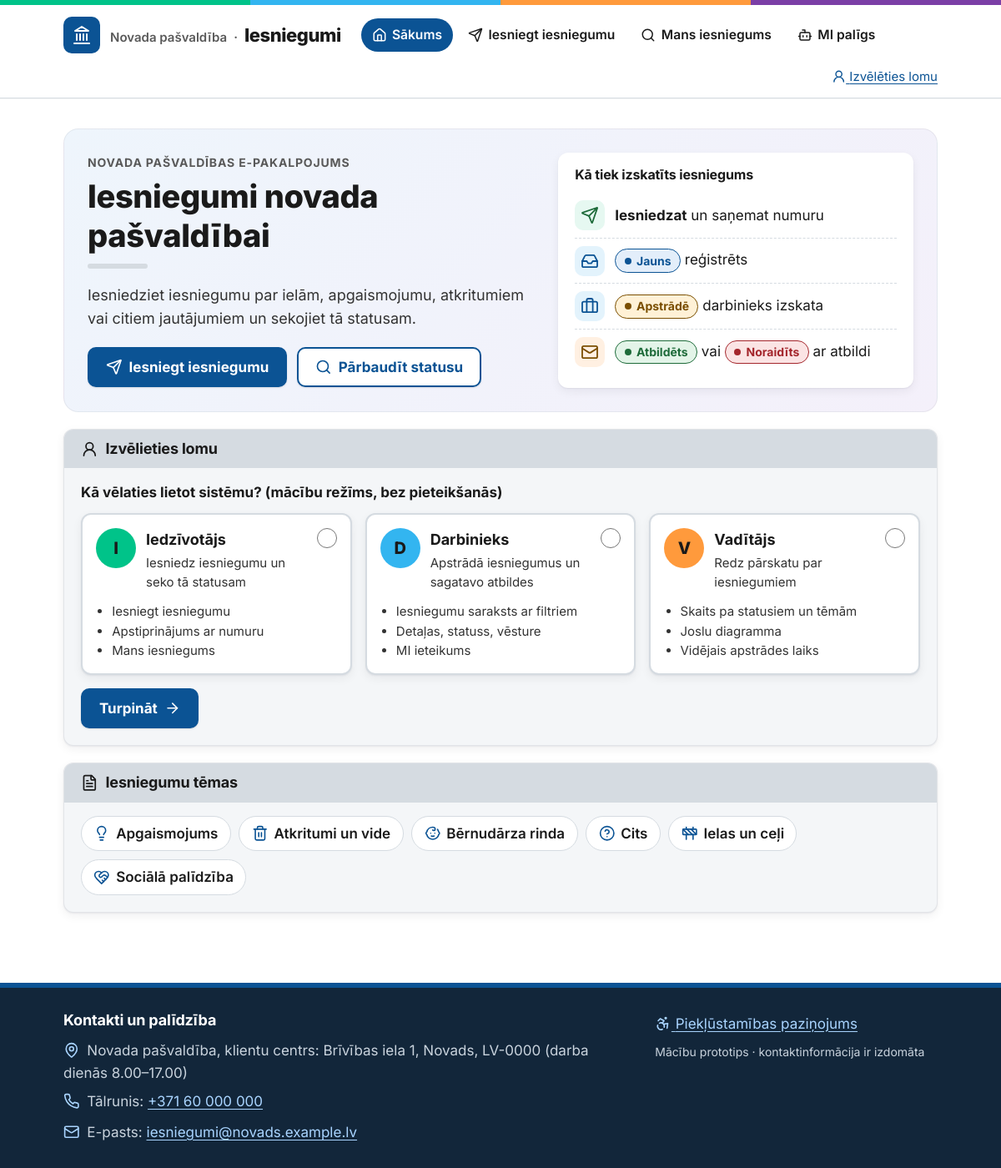
The page / on the database its author committed.
### tables this page shows
CREATE TABLE temas (
    id        INTEGER PRIMARY KEY,
    nosaukums TEXT NOT NULL UNIQUE,
    apraksts  TEXT
);

### app.py (the view)
@app.route("/")
def index():
    temas = get_db().execute("SELECT id, nosaukums FROM temas ORDER BY nosaukums").fetchall()
    return render_template("index.html", temas=temas)

### ai.py (called while the page is built)
def ieslegts() -> bool:
    return os.environ.get("MI_IZSLEGTS", "").strip().lower() not in ("1", "true", "ja", "jā")

### app.py (called while the page is built)
def get_db():
    if "db" not in g:
        g.db = sqlite3.connect(DB_PATH)
        g.db.row_factory = sqlite3.Row
        g.db.create_function("lv_lower", 1, lambda s: s.lower() if s else "")
    return g.db

@app.context_processor
def inject_globals():
    loma = session.get("loma")
    return {
        "loma": loma,
        "lomas_nosaukums": LOMAS.get(loma),
        "LOMAS": {k: LOMAS[k] for k in IZVELAMAS_LOMAS},
        "VISAS_LOMAS": LOMAS,
        "STATUSA_KLASE": STATUSA_KLASE,
        "NOTIKUMA_VEIDI": NOTIKUMA_VEIDI,
        "KONTAKTI": KONTAKTI,
        "MI_IESLEGTS": ai.ieslegts(),
    }

### templates/index.html (shortened to what this page needs)
{% extends "base.html" %}
{% from "_makro.html" import ikona, statuss with context %}
{% block content %}
{% set LOMU_INFO = {
  'iedzivotajs': ('I', 'Iesniedz iesniegumu un seko tā statusam', ['Iesniegt iesniegumu', 'Apstiprinājums ar numuru', 'Mans iesniegums']),
  'darbinieks': ('D', 'Apstrādā iesniegumus un sagatavo atbildes', ['Iesniegumu saraksts ar filtriem', 'Detaļas, statuss, vēsture', 'MI ieteikums']),
  'vaditajs': ('V', 'Redz pārskatu par iesniegumiem', ['Skaits pa statusiem un tēmām', 'Joslu diagramma', 'Vidējais apstrādes laiks']),
} %}
{% set TEMU_IKONAS = {'Ielas un ceļi': 'construction', 'Apgaismojums': 'lightbulb', 'Atkritumi un vide': 'trash-2',
                      'Bērnudārza rinda': 'baby', 'Sociālā palīdzība': 'heart-handshake', 'Cits': 'circle-help'} %}
<section class="hero" aria-labelledby="hero-virsraksts">
  <div class="hero-teksts">
    <p class="uzraksts">Novada pašvaldības e-pakalpojums</p>
    <h1 id="hero-virsraksts">Iesniegumi novada pašvaldībai</h1>
    <p class="ievads">Iesniedziet iesniegumu par ielām, apgaismojumu, atkritumiem vai citiem jautājumiem un sekojiet tā statusam.</p>
    <p class="hero-darbibas">
      <a class="button" href="{{ url_for('iesniegt') }}">{{ ikona('send') }} Iesniegt iesniegumu</a>
      <a class="button secondary" href="{{ url_for('mans_iesniegums') }}">{{ ikona('search') }} Pārbaudīt statusu</a>
    </p>
  </div>
  <div class="plusma">
    <h2 class="plusma-virsraksts">Kā tiek izskatīts iesniegums</h2>
    <ol class="plusma-soli">
      <li>{{ ikona('send') }}<span><strong>Iesniedzat</strong> un saņemat numuru</span></li>
      <li>{{ ikona('inbox') }}<span>{{ statuss('Jauns') }} reģistrēts</span></li>
      <li>{{ ikona('briefcase') }}<span>{{ statuss('Apstrādē') }} darbinieks izskata</span></li>
      <li>{{ ikona('mail') }}<span>{{ statuss('Atbildēts') }} vai {{ statuss('Noraidīts') }} ar atbildi</span></li>
    </ol>
  </div>
</section>
<section aria-labelledby="loma-virsraksts" class="karte k-visi">
  <h2 id="loma-virsraksts">{{ ikona('user-round') }} Izvēlieties lomu</h2>
  <form method="post" action="{{ url_for('izveleties_lomu') }}">
    <fieldset class="bez-ramja">
      <legend>Kā vēlaties lietot sistēmu? (mācību režīms, bez pieteikšanās)</legend>
      <div class="lomu-kartes">
        {% for kods, nosaukums in LOMAS.items() %}
        {% set burts, apraksts, ekrani = LOMU_INFO[kods] %}
        <div class="loma-karte loma-{{ kods }}">
          <input type="radio" id="loma-{{ kods }}" name="loma" value="{{ kods }}" {% if loma == kods %}checked{% endif %}>
          <label for="loma-{{ kods }}">
            <span class="loma-burts" aria-hidden="true">{{ burts }}</span>
            <span class="loma-nos">{{ nosaukums }}</span>
            <span class="loma-apr">{{ apraksts }}</span>
          </label>
          <ul class="loma-ekrani">
            {% for e in ekrani %}<li>{{ e }}</li>{% endfor %}
          </ul>
        </div>
        {% endfor %}
      </div>
    </fieldset>
    <button type="submit">Turpināt {{ ikona('arrow-right') }}</button>
  </form>
</section>
<section aria-labelledby="temas-virsraksts" class="karte k-visi">
  <h2 id="temas-virsraksts">{{ ikona('file-text') }} Iesniegumu tēmas</h2>
  <ul class="temas-cipi">
    {% for t in temas %}<li>{{ ikona(TEMU_IKONAS.get(t.nosaukums, 'circle-help')) }} {{ t.nosaukums }}</li>{% endfor %}
  </ul>
</section>
{% endblock %}

### templates/base.html (shortened to what this page needs)
<!DOCTYPE html>
<html lang="lv">
<head>
  <link rel="stylesheet" href="{{ url_for('static', filename='style.css') }}">
</head>
{% from "_makro.html" import ikona with context %}
<body class="tema-{% block tema %}visi{% endblock %}">
  {% macro nav_saite(endpoint, teksts, ik) -%}
    <li><a href="{{ url_for(endpoint) }}"{% if request.endpoint == endpoint %} aria-current="page"{% endif %}>{{ ikona(ik) }}<span>{{ teksts }}</span></a></li>
  {%- endmacro %}
  <header class="site-header">
    <div class="virsjosla" aria-hidden="true"><span></span><span></span><span></span><span></span></div>
    <div class="ietvars galvene">
      <a class="brand" href="{{ url_for('index') }}">
        <span class="brand-zime">{{ ikona('landmark') }}</span>
        <span class="brand-teksts">
          <span class="brand-iestade">Novada pašvaldība</span>
          <span class="brand-nos">Iesniegumi</span>
        </span>
      </a>
      <nav aria-label="Galvenā izvēlne">
        <ul>
          {{ nav_saite('index', 'Sākums', 'house') }}
          {{ nav_saite('iesniegt', 'Iesniegt iesniegumu', 'send') }}
          {{ nav_saite('mans_iesniegums', 'Mans iesniegums', 'search') }}
          {{ nav_saite('palidzigs', 'MI palīgs', 'bot') }}
        </ul>
      </nav>
      <p class="loma-josla">
        {% if lomas_nosaukums %}
          <span class="loma-cips loma-{{ loma }}"><span class="loma-burts" aria-hidden="true">{{ lomas_nosaukums[0] }}</span>Loma: <strong>{{ lomas_nosaukums }}</strong></span>
          <a href="{{ url_for('index') }}#loma-virsraksts">Mainīt lomu</a>
        {% else %}<a href="{{ url_for('index') }}#loma-virsraksts">{{ ikona('user-round') }} Izvēlēties lomu</a>{% endif %}
      </p>
    </div>
  </header>
  <main id="saturs" tabindex="-1">
    {% block content %}{% endblock %}
  </main>
  <footer class="site-footer">
    <div class="ietvars kajene">
      <div>
        <h2 class="kajene-virsraksts">Kontakti un palīdzība</h2>
        <address class="kontakti">
          <span>{{ ikona('map-pin') }} {{ KONTAKTI.iestade }}, klientu centrs: {{ KONTAKTI.adrese }} ({{ KONTAKTI.darba_laiks }})</span>
          <span>{{ ikona('phone') }} Tālrunis: <a href="tel:{{ KONTAKTI.talrunis | replace(' ', '') }}">{{ KONTAKTI.talrunis }}</a></span>
          <span>{{ ikona('mail') }} E-pasts: <a href="mailto:{{ KONTAKTI.epasts }}">{{ KONTAKTI.epasts }}</a></span>
        </address>
      </div>
      <div class="kajene-saites">
        <p><a href="{{ url_for('pieklustamiba') }}">{{ ikona('accessibility') }} Piekļūstamības paziņojums</a></p>
        <p class="kajene-piezime">Mācību prototips · kontaktinformācija ir izdomāta</p>
      </div>
    </div>
  </footer>
</body>
</html>

### templates/_makro.html
{% macro ikona(nosaukums, klase='') -%}
<svg class="ikona {{ klase }}" aria-hidden="true" focusable="false"><use href="{{ url_for('static', filename='ikonas.svg') }}#{{ nosaukums }}"></use></svg>
{%- endmacro %}
{% macro statuss(s) -%}
<span class="statuss statuss-{{ STATUSA_KLASE[s] }}">{{ s }}</span>
{%- endmacro %}

### rows shown on the page
temas: nosaukums "Apgaismojums"
temas: nosaukums "Atkritumi un vide"
temas: nosaukums "Bērnudārza rinda"
temas: nosaukums "Cits"
temas: nosaukums "Ielas un ceļi"
temas: nosaukums "Sociālā palīdzība"

### other values the page prints
{{ teksts }} "Sākums Iesniegt iesniegumu Mans iesniegums MI palīgs"
{{ s }} "Jauns Apstrādē Atbildēts Noraidīts"
{{ burts }} "I" "D" "V"
{{ nosaukums }} "Iedzīvotājs" "Darbinieks" "Vadītājs"
{{ apraksts }} "Iesniedz iesniegumu un seko tā statusam" "Apstrādā iesniegumus un sagatavo atbildes" "Redz pārskatu par iesniegumiem"
{{ e }} "Iesniegt iesniegumu" "Apstiprinājums ar numuru" "Mans iesniegums" "Iesniegumu saraksts ar filtriem" "Detaļas, statuss, vēsture" "MI ieteikums" "Skaits pa statusiem un tēmām" "Joslu diagramma" "Vidējais apstrādes laiks"
{{ KONTAKTI.iestade }} "Novada pašvaldība"
{{ KONTAKTI.adrese }} "Brīvības iela 1, Novads, LV-0000"
{{ KONTAKTI.darba_laiks }} "darba dienās 8.00–17.00"
{{ KONTAKTI.talrunis }} "+371 60 000 000"
{{ KONTAKTI.epasts }} "iesniegumi@novads.example.lv"
